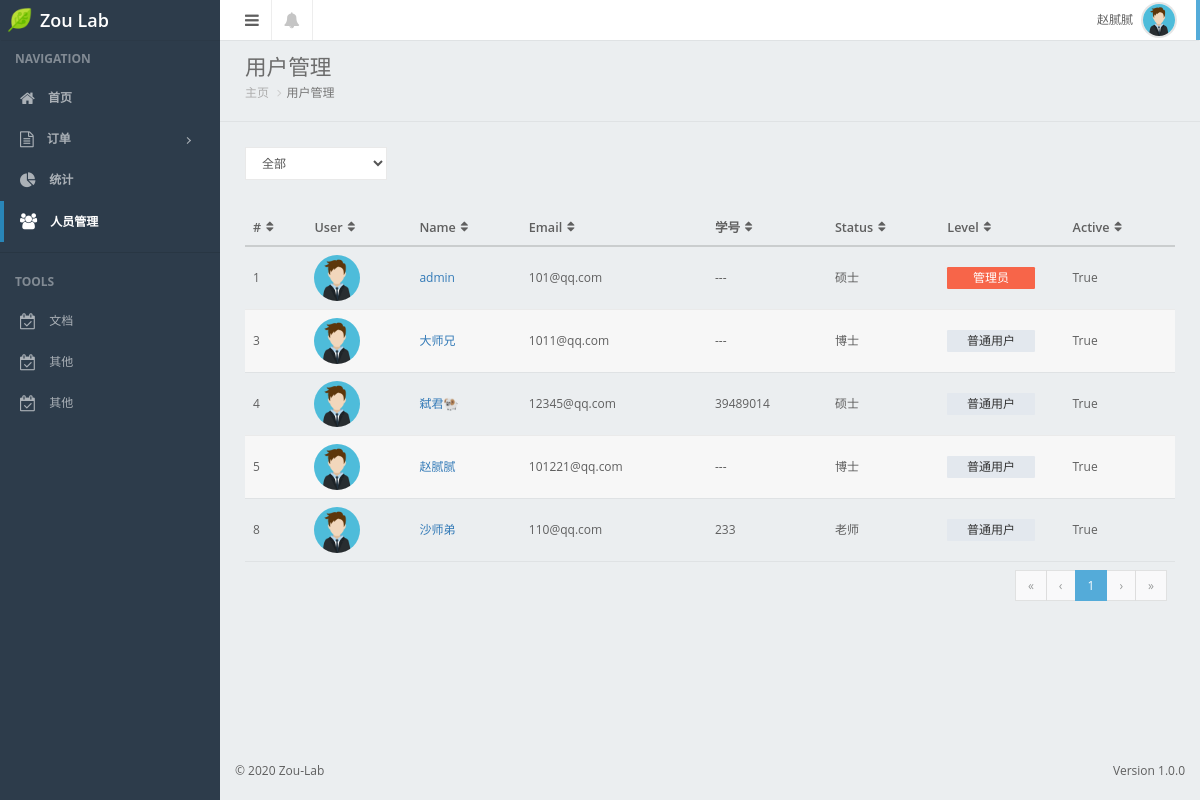
/userinfo/ (signed in), run on an earlier commit of the app's database.
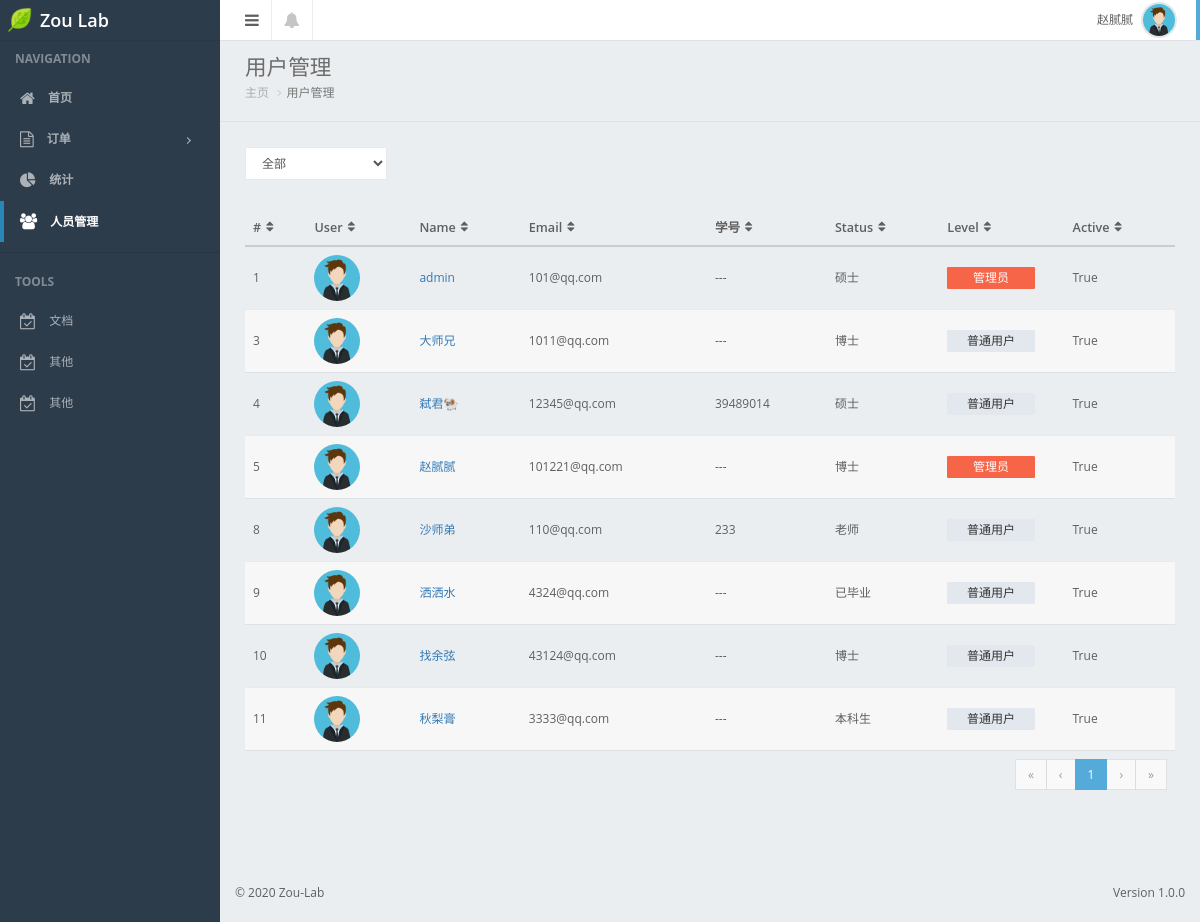
And on a later commit of the database.
### web/models.py (models this page shows, shortened)
class UserProfile(AbstractBaseUser, PermissionsMixin):
    email = models.EmailField(
        verbose_name='email address',
        max_length=255,
        unique=True,
        null = True,
    )
    name = models.CharField(max_length=64, )
    password = models.CharField(_("password"), max_length=128)
    user_type_choices = (
        (0, "老师"),
        (1, "博士"),
        (2, "硕士"),
        (3, "本科生"),
        (4, "已毕业"),
        (5, "----")
    )
    user_type = models.SmallIntegerField(choices=user_type_choices, verbose_name="用户类型", null=True, default=5)
    stu_number = models.CharField(max_length=16, blank=True, default="---", verbose_name="学号")
    avatar = models.ImageField(verbose_name="头像", upload_to = user_directory_path, blank = True, null = True)
    is_active = models.BooleanField(default=True)
    is_admin = models.BooleanField(default=False)
    objects = MyUserManager()
    USERNAME_FIELD = 'email'
    REQUIRED_FIELDS = ['name']
    class Meta:
        verbose_name = "用户信息"
        verbose_name_plural = "用户信息"
        permissions = (
            ("web__check_orders", "审核订单"),
            ("web__edit_history_orders", "修改历史订单"),
            ("web__edit_user_info", "修改用户信息"),
        )

### web/views.py (the view)
# urls.py: path("userinfo/", views.user_info),
@login_required
def user_info(request):
    user_objs = models.UserProfile.objects.all()
    return render(request, "web/user_info.html", {"user_objs": user_objs})

### templates/web/user_info.html (shortened to what this page needs)
{% extends "web/index.html" %}
{% block content %}
<div class="" id="content-container">
    <div id="page-title">
        <h1 class="page-header text-overflow">用户管理</h1>
    </div>
    <ol class="breadcrumb">
        <li><a href="/">主页</a></li>
        <li class="active">用户管理</li>
    </ol>
    <hr>
    <div id="page-content">
        <div class="row">
            <div class="col-sm-2 text-xs-center">
                <div class="form-group">
                    <select id="demo-foo-filter-status" onchange="javascript:location.search = 'scale=' + this.value;" class="form-control">
                        <option value="">全部</option>
                    </select>
                </div>
            </div>
        </div>
        <table class="table table-hover table-vcenter mar-top " id="user-table">
            <thead>
                <tr>
                    <th class="min-w-td">#</th>
                    <th class="min-w-td">User</th>
                    <th>Name</th>
                    <th>Email</th>
                    <th>学号</th>
                    <th>Status</th>
                    <th>Level</th>
                    <th>Active</th>
                </tr>
            </thead>
            <tbody>
                {% for user in user_objs %}
                <tr>
                    <td class="min-w-td">{{ user.id }}</td>
                    <td><img src="/static/img/av1.png" alt="Profile Picture" class="img-circle img-sm"></td>
                    <td><a class="btn-link" href="{{ user.id }}">{{ user.name }}</a></td>
                    <td>{{ user.email }}</td>
                    <td>{{ user.stu_number }}</td>
                    <td>{{ user.get_user_type_display }}</td>
                    {% if user.is_admin %}
                    <td><span class="label label-table label-danger">管理员</span></td>
                    {% else %}
                    <td><span class="label label-table label-default">普通用户</span></td>
                    {% endif %}
                    <td>{{ user.is_active }}</td>
                </tr>
                {% endfor %}
            </tbody>
            <tfoot>
                <tr>
                    <td colspan="8">
                        <div class="text-right">
                            <ul class="pagination"></ul>
                        </div>
                    </td>
                </tr>
            </tfoot>
        </table>
    </div>
</div>
{% endblock %}
{% block css %}
<link href="/static/plugins/fooTable/css/footable.core.css" rel="stylesheet">
{% endblock %}

### templates/web/index.html (shortened to what this page needs)
<!DOCTYPE html>
<html lang="en">
<head>
    <link href="/static/plugins/bootstrap-select/bootstrap-select.min.css" rel="stylesheet">
	<link href="/static/css/bootstrap.min.css" rel="stylesheet">
    <link href="/static/css/bootstrap.css" rel="stylesheet">
    <link href="/static/css/nifty.min.css" rel="stylesheet">
    <link href="/static/plugins/font-awesome/css/font-awesome.min.css" rel="stylesheet">
	{% block css %}
	{% endblock %}
</head>
<body>
	<div id="container" class="effect mainnav-lg">
        <header id="navbar">
            <div id="navbar-container" class="boxed">
                <div class="navbar-header">
                    <a href="#" class="navbar-brand">
                        <img src="/static/img/logo.png" id="page-logo" alt="Logo" class="brand-icon" height="20px" width="20px" style="
                        width: 25px;
                        height: 26px;
                        margin-left: 7px;
                        margin-top: 7px;
                    ">
                        <div class="brand-title">
                            <span class="brand-text">Zou Lab</span>
                        </div>
                    </a>
                </div>
                <div class="navbar-content clearfix">
                    <ul class="nav navbar-top-links pull-left">
                        <li class="tgl-menu-btn">
                            <a class="mainnav-toggle" href="#">
                                <i class="fa fa-navicon fa-lg"></i>
                            </a>
						</li>
						<li class="dropdown">
                            <a href="#" data-toggle="dropdown" class="dropdown-toggle" aria-expanded="true">
                                <i class="fa fa-bell fa-lg"></i>
                            </a>
                        </li>
                    </ul>
                    <ul class="nav navbar-top-links pull-right">
                        <li id="dropdown-user" class="dropdown" style="border: 0;">
                            <a href="#" data-toggle="dropdown" class="dropdown-toggle text-right">
                                <span class="pull-right">
                                    <img class="img-circle img-user media-object" src="/static/img/av1.png" alt="Profile Picture">
                                </span>
                                <div class="username hidden-xs">{{ request.user.name }}</div>
                            </a>
                        </li>
                    </ul>
                </div>
            </div>
        </header>
		<div class="boxed">
			{% block content %}
			{% endblock %}
            <nav id="mainnav-container" style="padding-top: 0px;">
                <div id="mainnav" style="padding-top: 40px;">
                    <div id="mainnav-menu-wrap">
                        <div class="nano">
                            <div class="nano-content">
                                <ul id="mainnav-menu" class="list-group">
						            <li class="list-header">Navigation</li>
						            <li class="home active-link">
						                <a href="/home">
						                    <i class="fa fa-home fa-lg"></i>
						                    <span class="menu-title">
												<strong>首页</strong>
											</span>
						                </a>
						            </li>
						            <li class="order">
						                <a href="#">
						                    <i class="fa fa-file-text-o fa-lg"></i>
						                    <span class="menu-title">
												<strong>订单</strong>
											</span>
											<i class="arrow"></i>
                                        </a>
						            </li>
						            <li class="statisc">
						                <a href="#">
						                    <i class="fa fa-pie-chart fa-lg"></i>
						                    <span class="menu-title">
												<strong>统计</strong>
											</span>
                                        </a>
									</li>
									<li class="userinfo">
						                <a href="/userinfo/">
						                    <i class="fa fa-users fa-lg"></i>
						                    <span class="menu-title">人员管理</span>
						                </a>
						            </li>
						            <li class="list-divider"></li>
						            <li class="list-header">TOOLS</li>
						            <li class="document">
						                <a href="#">
						                    <i class="fa fa-calendar-check-o fa-lg"></i>
						                    <span class="menu-title">文档</span>
						                </a>
                                    </li>
                                    <li class="">
						                <a href="#">
						                    <i class="fa fa-calendar-check-o fa-lg"></i>
						                    <span class="menu-title">其他</span>
						                </a>
                                    </li>
                                    <li class="">
						                <a href="#">
						                    <i class="fa fa-calendar-check-o fa-lg"></i>
						                    <span class="menu-title">其他</span>
						                </a>
						            </li>
                            </div>
                        </div>
                    </div>
                </div>
            </nav>
		</div>
        <footer id="footer" class="hide-fixed">
            <div class="hide-fixed pull-right pad-rgt">Version 1.0.0</div>
            <p class="pad-lft">&#0169; 2020 Zou-Lab </p>
        </footer>
	</div>
</body>
</html>

What changed in the data, as far as the page shows it:
changed UserProfile "赵腻腻": is_admin "普通用户" → "管理员"
added UserProfile: id "9", name "洒洒水", email "4324@qq.com", stu_number "---", user_type "已毕业", is_admin "普通用户", is_active "True"
added UserProfile: id "10", name "找余弦", email "43124@qq.com", stu_number "---", user_type "博士", is_admin "普通用户", is_active "True"
added UserProfile: id "11", name "秋梨膏", email "3333@qq.com", stu_number "---", user_type "本科生", is_admin "普通用户", is_active "True"
